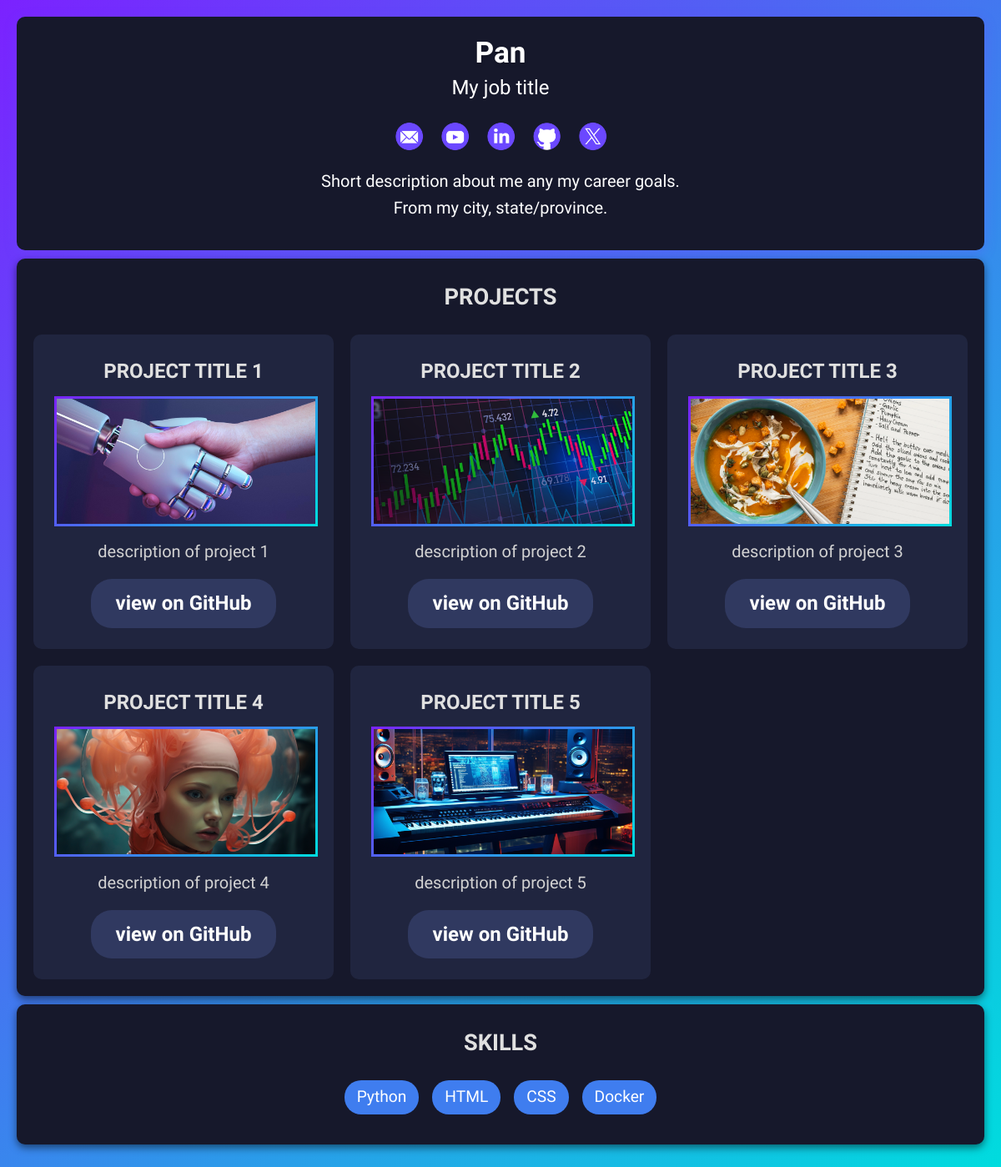
The page / on the database its author committed.
### tables this page shows
CREATE TABLE profile (id INTEGER PRIMARY KEY AUTOINCREMENT, name TEXT, title TEXT, bio TEXT, location TEXT);

CREATE TABLE socials (id INTEGER PRIMARY KEY AUTOINCREMENT, platform TEXT, url TEXT, icon TEXT);

CREATE TABLE projects (id INTEGER PRIMARY KEY AUTOINCREMENT, title TEXT, description TEXT, url TEXT, thumbnail TEXT);

CREATE TABLE skills (id INTEGER PRIMARY KEY AUTOINCREMENT, name TEXT);

### main.py (the view)
@app.route("/")
def read_root():
    conn = get_db_connection()
    c = conn.cursor()
    c.execute("SELECT * FROM socials")
    socials = c.fetchall()
    c.execute("SELECT * FROM projects")
    projects = c.fetchall()
    c.execute("SELECT * FROM skills")
    skills = c.fetchall()
    c.execute("SELECT * FROM profile")
    profile = c.fetchone()
    conn.close()
    return render_template(
        "index.html",
        socials=socials,
        skills=skills,
        projects=projects,
        profile=profile
    )

### main.py (called while the page is built)
def get_db_connection():
    conn = sqlite3.connect("instance/portfolio.db")
    conn.row_factory = sqlite3.Row
    return conn

### templates/index.html (shortened to what this page needs)
<!DOCTYPE html>
<html>
<head>
    <link rel="stylesheet" href="{{ url_for('static', filename='style.css') }}">
</head>
<body>
    <header>
        <h1>{{ profile.name }}</h1>
        <p id="attn">{{ profile.title }}</p>
        <ul class="socials">
            {% for social in socials %}
                <li>
                    <a href="{{ social.url }}" target="_blank" title="{{ social.platform|capitalize }}">
                        <img src="{{ url_for('static', filename=social.icon) }}" alt="{{ social.platform }}">
                    </a>
                </li>
            {% endfor %}
        </ul>
        <p>
            {{ profile.bio }}
            <br>
            From {{ profile.location }}.
        </p>
    </header>
    <section class="projects">
        <h2>Projects</h2>
        <div class="project-container">
            {% for project in projects %}
                <div class="project">
                    <h3>{{ project.title }}</h3>
                    <a href="{{ project.url }}" target="_blank" class="project-image">
                        <img src="{{ url_for('static', filename=project.thumbnail) }}" alt="{{ project.title }}">
                    </a>
                    <p>{{ project.description }}</p>
                    <a href="{{ project.url }}" target="_blank" class="project-link">view on GitHub</a>
                </div>
            {% endfor %}
        </div>
    </section>
    <section class="skills">
        <h2>Skills</h2>
        <ul>
            {% for skill in skills %}
                <li>{{ skill.name }}</li>
            {% endfor %}
        </ul>
    </section>
</body>
</html>

### static/style.css (style rules this page uses)
body { margin: 0; padding: 20px; line-height: 1.6; color: #e0e0e0; background: linear-gradient(135deg, #7B22FF, #00DCDE); font-family: 'Ubuntu', sans-serif; }
header { text-align: center; padding: 15px; color: white; border-radius: 10px; box-shadow: 0 4px 15px rgba(107, 72, 255, 0.3); background-color: #16182B; }
h1 { margin: 0; font-size: 2.2em; text-shadow: 0 2px 4px rgba(0, 0, 0, 0.2); }
h2 { text-align: center; text-transform: uppercase; margin-top: 5px; background-repeat: no-repeat; background-position: bottom; font-size: 1.7em; }
h3 { text-transform: uppercase; padding-bottom: 10px; }
p { font-size: 1.25em; }
.skills, .projects { margin: 10px 0; background: #16182B; padding: 20px; border-radius: 10px; box-shadow: 0 4px 10px rgba(0, 0, 0, 0.5); }
.skills ul { list-style: none; padding: 0; display: flex; flex-wrap: wrap; gap: 10px; justify-content: center; }
.skills li { background: #3F7DEF; color: white; padding: 5px 15px; border-radius: 20px; transition: transform 0.2s ease; font-size: 1.2em; margin: 0 3px; }
.project-container { display: grid; grid-template-columns: repeat(3, 1fr); gap: 20px; }
.project { text-align: center; padding: 25px; background: #20253F; border-radius: 10px; transition: transform 0.3s ease, box-shadow 0.3s ease; }
.project img { width: 100%; height: 150px; object-fit: cover; margin-bottom: 10px; border: 3px solid transparent; border-image: linear-gradient(135deg, #7B22FF, #00DCDE) 3; }
.project .project-image { display: block; text-decoration: none; }
.project h3 { margin: 0; color: #e0e0e0; font-size: 1.5em; }
.project p { color: lightgray; font-family: 'Shanti', sans-serif; line-height: 1.3em; margin-bottom: 20px; margin-top: 0; }
.project .project-link { font-size: 1.5em; font-weight: bold; background-color: #303960; padding: 10px 30px; border-radius: 25px; color: white; text-decoration: none; display: inline-block; transition: background 0.3s ease; }
a { color: white; text-decoration: none; transition: color 0.2s ease; }
#attn { font-size: 1.5em; margin: 0; padding-bottom: 10px; background-repeat: no-repeat; background-position: bottom; line-height: 1.2em; }
.socials { list-style: none; padding: 0; display: flex; justify-content: center; gap: 20px; }
.socials li { display: inline; }
.socials a { text-decoration: none; display: inline-block; }
.socials a img { width: 35px; height: 35px; vertical-align: middle; }

### rows shown on the page
profile: name "Pan", title "My job title", bio "Short description about me any my career goals.", location "my city, state/province"
socials: icon+platform (picture)
socials: icon+platform (picture)
socials: icon+platform (picture)
socials: icon+platform (picture)
socials: icon (picture)
projects: title "PROJECT TITLE 1", thumbnail (picture), description "description of project 1"
projects: title "PROJECT TITLE 2", thumbnail (picture), description "description of project 2"
projects: title "PROJECT TITLE 3", thumbnail (picture), description "description of project 3"
projects: title "PROJECT TITLE 4", thumbnail (picture), description "description of project 4"
projects: title "PROJECT TITLE 5", thumbnail (picture), description "description of project 5"
skills: name "Python"
skills: name "HTML"
skills: name "CSS"
skills: name "Docker"
